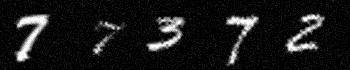
%> input picture a3/task4/ocr_project/datasets/home1/im10.jpg, 350 x 70 px
$ octave --eval "result = im2segment(imread('../../../a3/task4/ocr_project/datasets/home1/im10.jpg'));"   (GNU Octave 9; MATLAB toolbox functions it lacks are replaced by stand-ins)
%> lines starting %> are read from the running program, lines starting %| are printed output that depends on the picture; in (x1, y1, x2, y2) boxes, pixels count from 0 and x2, y2 are one past the last pixel; in counts of white or black regions, pixels touching at a corner belong together; the program's own positions count from 1
function [S] = im2segment(im)

    [m, n] = size(im);
%> m = 70; n = 350
    threshold = 25;

    % If value at pixel (x,y) > threshold then change
    % value to 1 else 0
    image = im >= threshold;
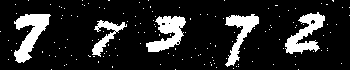
%> image: size 70x350 logical; 14.8% white; 149 white regions (144 under 20 px), largest, box (x1, y1, x2, y2) and area: (14, 14, 51, 63) 862, (285, 12, 325, 54) 767, (146, 16, 186, 52) 760, (225, 14, 259, 67) 664, (92, 20, 127, 57) 412

    % Label the image with connectivity 4
    [image_labeled, nbr_of_segments] = bwlabel(image,4);
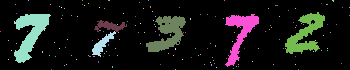
%> image_labeled: size 70x350 double; 162 distinct labels, from 0 to 161; one colour per label, 0 black
%> nbr_of_segments = 161

    S = cell(1, nbr_of_segments);
%> S = 161 items
    for i = 1:nbr_of_segments
        % Find segment with label i store coordinates in
        % two lists (row, col)
        [row, col] = find(image_labeled == i);

        % Create empty image
        segment = zeros(m, n);

        % Add segment to the empty image
        for j = 1:size(row)
            segment(row(j), col(j)) = 1;
        end
        S{i} = segment;

    end
%> this loop made 161 passes
%> (row, col) on passes 1 to 3: (32, 1), (41, 9), (60, 9)
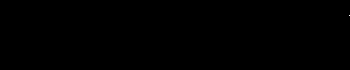
%> segment: size 70x350 double; values 0 (black) and 1 (white), 0% white in thin lines or dots, all inside (x1, y1, x2, y2) = (349, 15, 350, 16)

    S = getLargestSegments(S,5);


end

function [S] = getLargestSegments(S,n)
%> called with n = 5
    % find the n largest segments

    S_large = {};

    segment_sizes = zeros(size(S,2),1);

    for i = 1:size(S,2)
        segment_sizes(i) = sum(S{i}(:) == 1);
    end
%> after the loop, segment_sizes = 161 values, max 862 at index 5, min 1 at index 1, mean 22.54

    segment_sizes = sort(segment_sizes, 'descend');
%> segment_sizes = 161 values, max 862 at index 1, min 1 at index 25, mean 22.54
    cut_off = segment_sizes(n);
%> cut_off = 212

    for i = 1:size(S,2)
        s = sum(S{i}(:) == 1);

        if (s >= cut_off)
            S_large{end + 1} = S{i};
        end

    end
%> this loop made 161 passes
%> s on passes 1 to 3: 1, 1, 1
%> after the loop, S_large = 5 items

    S = S_large;
%> S = 5 items

end

$ run again, on a3/task4/ocr_project/datasets/home1/im100.jpg
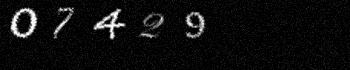
%> input picture a3/task4/ocr_project/datasets/home1/im100.jpg, 350 x 70 px
%> in im2segment, `image = im >= threshold;`:
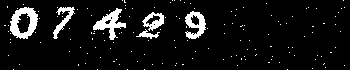
%> image: size 70x350 logical; 7.9% white; 154 white regions (148 under 20 px), largest, box (x1, y1, x2, y2) and area: (10, 7, 38, 39) 495, (93, 8, 126, 40) 407, (185, 11, 206, 39) 331, (53, 7, 75, 39) 225, (142, 12, 164, 31) 207, (136, 29, 160, 39) 91
%> in im2segment, `[image_labeled, nbr_of_segments] = bwlabel(image,4);`:
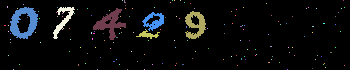
%> image_labeled: size 70x350 double; 167 distinct labels, from 0 to 166; one colour per label, 0 black
%> nbr_of_segments = 166
%> in im2segment, `S = cell(1, nbr_of_segments);`: S = 166 items
%> the loop in im2segment, `for i = 1:nbr_of_segments` made 166 passes
%> (row, col) on passes 1 to 3: ([26; 26], [5; 6]), ([7; 8], [8; 8]), (26, 9)
%> after the loop in getLargestSegments, `for i = 1:size(S,2)`: segment_sizes = 166 values, max 495 at index 6, min 1 at index 3, mean 11.6
%> in getLargestSegments, `segment_sizes = sort(segment_sizes, 'descend');`: segment_sizes = 166 values, max 495 at index 1, min 1 at index 25, mean 11.6
%> cut_off = 207
%> the loop in getLargestSegments, `for i = 1:size(S,2)` made 166 passes
%> s on passes 1 to 3: 2, 2, 1
%> after the loop in getLargestSegments, `for i = 1:size(S,2)`: S_large = 5 items

$ run again, on a3/task4/ocr_project/datasets/home1/im103.jpg
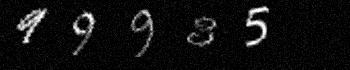
%> input picture a3/task4/ocr_project/datasets/home1/im103.jpg, 350 x 70 px
%> in im2segment, `image = im >= threshold;`:
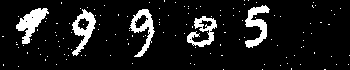
%> image: size 70x350 logical; 10.2% white; 136 white regions (131 under 20 px), largest, box (x1, y1, x2, y2) and area: (16, 8, 49, 44) 522, (245, 5, 270, 48) 494, (72, 9, 96, 56) 473, (129, 9, 155, 57) 456, (187, 16, 217, 47) 411
%> in im2segment, `[image_labeled, nbr_of_segments] = bwlabel(image,4);`:
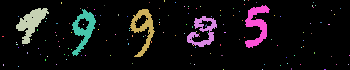
%> image_labeled: size 70x350 double; 146 distinct labels, from 0 to 145; one colour per label, 0 black
%> nbr_of_segments = 145
%> in im2segment, `S = cell(1, nbr_of_segments);`: S = 145 items
%> the loop in im2segment, `for i = 1:nbr_of_segments` made 145 passes
%> (row, col) on passes 1, 2, 4, 5, 6, 7, 8, 9: ([37; 37], [3; 4]), ([65; 66], [4; 4]), (43, 17), ([45; 45], [17; 18]), (17, 19), (48, 19), (67, 19), (46, 24)
%> the loop in getLargestSegments, `for i = 1:size(S,2)` made 145 passes
%> after the loop in getLargestSegments, `for i = 1:size(S,2)`: segment_sizes = 145 values, max 522 at index 3, min 1 at index 4, mean 17.31
%> in getLargestSegments, `segment_sizes = sort(segment_sizes, 'descend');`: segment_sizes = 145 values, max 522 at index 1, min 1 at index 30, mean 17.31
%> cut_off = 402
%> the loop in getLargestSegments, `for i = 1:size(S,2)` made 145 passes
%> s on passes 1 to 8: 2, 2, 522, 1, 2, 1, 1, 1
%> after the loop in getLargestSegments, `for i = 1:size(S,2)`: S_large = 5 items

$ run again, on a3/task4/ocr_project/datasets/home1/im106.jpg
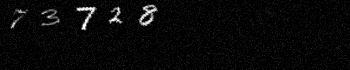
%> input picture a3/task4/ocr_project/datasets/home1/im106.jpg, 350 x 70 px
%> in im2segment, `image = im >= threshold;`:
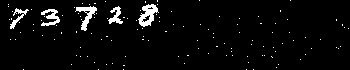
%> image: size 70x350 logical; 4.1% white; 129 white regions (124 under 20 px), largest, box (x1, y1, x2, y2) and area: (138, 4, 159, 27) 250, (75, 6, 97, 31) 201, (41, 9, 60, 26) 163, (108, 6, 123, 24) 127, (10, 8, 29, 29) 116
%> in im2segment, `[image_labeled, nbr_of_segments] = bwlabel(image,4);`:
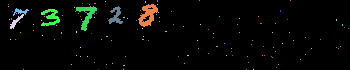
%> image_labeled: size 70x350 double; 138 distinct labels, from 0 to 137; one colour per label, 0 black
%> nbr_of_segments = 137
%> in im2segment, `S = cell(1, nbr_of_segments);`: S = 137 items
%> the loop in im2segment, `for i = 1:nbr_of_segments` made 137 passes
%> (row, col) on passes 1, 2, 3, 5, 6, 7, 9, 10: (5, 9), (7, 9), (20, 10), (40, 11), ([19; 20], [12; 12]), (12, 13), (40, 16), (14, 17)
%> the loop in getLargestSegments, `for i = 1:size(S,2)` made 137 passes
%> after the loop in getLargestSegments, `for i = 1:size(S,2)`: segment_sizes = 137 values, max 248 at index 62, min 1 at index 1, mean 7.29
%> in getLargestSegments, `segment_sizes = sort(segment_sizes, 'descend');`: segment_sizes = 137 values, max 248 at index 1, min 1 at index 25, mean 7.29
%> cut_off = 64
%> the loop in getLargestSegments, `for i = 1:size(S,2)` made 137 passes
%> s on passes 1 to 8: 1, 1, 1, 64, 1, 2, 1, 51
%> after the loop in getLargestSegments, `for i = 1:size(S,2)`: S_large = 5 items
